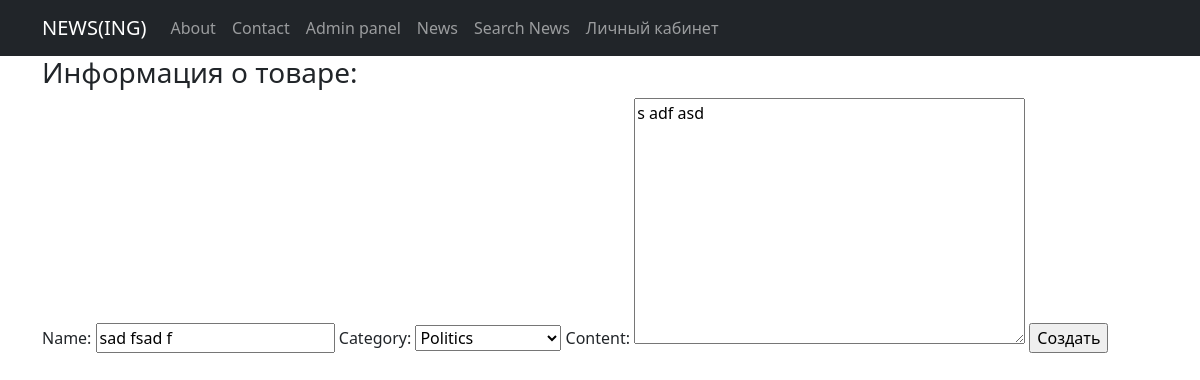
Page /news/update_news/4/ (signed in) on the earlier database version.
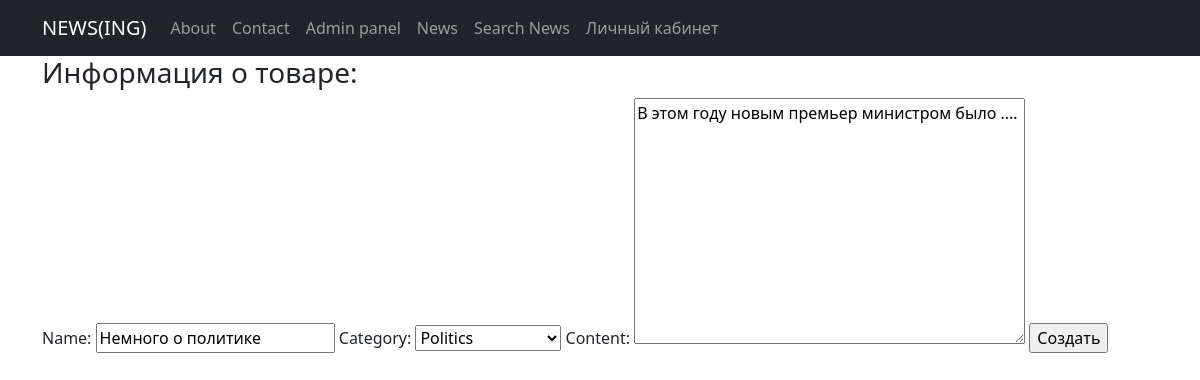
Same page on the later database version.
### News_feed_view/models.py (models this page shows, shortened)
class News(models.Model):
    name = models.CharField(
        max_length=124,
        unique=True
    )
    content = models.TextField()
    category = models.ForeignKey(
        to = 'Category',
        on_delete=models.CASCADE,
        related_name='news'
    )
    date_pub = models.DateField(auto_now=True)

class Category(models.Model):
    name = models.CharField(max_length=100, unique=True)
    def __str__(self):
        return self.name.title()

### News_feed_view/views.py (the view)
# urls.py: path('update_news/<int:pk>/', NewsUpdateView.as_view(), name = 'update_news'),
class NewsUpdateView(LoginRequiredMixin, PermissionRequiredMixin, UpdateView):
    template_name = 'news_create.html'
    form_class = NewsForm
    permission_required = ('News_feed_view.change_News')
    def get_object(self, **kwargs):
        id = self.kwargs.get('pk')
        return News.objects.get(pk = id)

### News_feed_view/forms.py
class NewsForm(ModelForm):
    class Meta:
        model = News
        fields = ['name', 'category', 'content',]

### templates/news_create.html (shortened to what this page needs)
{% extends 'flatpages/default.html' %}
{% block content %}
<h3>Информация о товаре:</h3>
<form method="POST">
    {{ form }}
    <input type="submit" value="Создать">
</form>
{% endblock content %}

Differences in the rows shown:
changed News "Politics": name "sad fsad f" → "Немного о политике"; content "s adf asd" → "В этом году новым премьер министром было ...."
